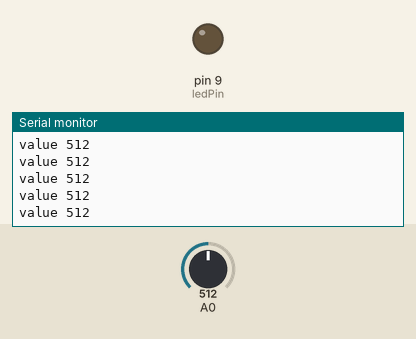
Recording of a sketch running on a simulated Arduino Uno, built with avr-gcc and run on an emulated ATmega328P. Parts: output pins drawn as LEDs (lit = HIGH), the last lines printed to the serial monitor. Inputs (shaded band) come from the test bench; at power-on: A0 = 512.

Above: at 1.2 s.
1.3 s: A0 set to 11
At 2.2 s:
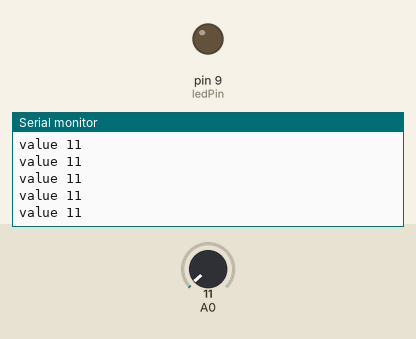
2.8 s: A0 set to 8
At 3.9 s:
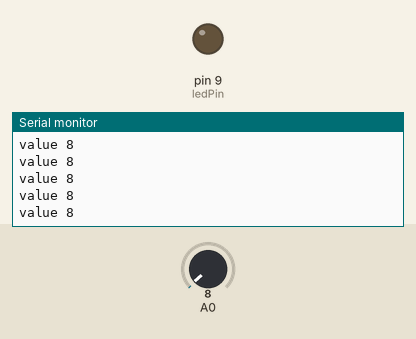
Timing chart, 0 to 5.8 s (numbered marks = the images above; inputs shaded):
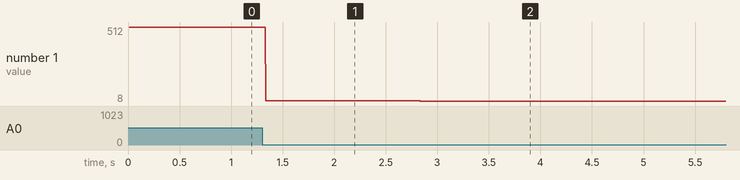

Measured:
- after the input at 1.3 s, the serial monitor: prints a new line at once (image 1)
- after the input at 2.8 s, the serial monitor: prints a new line at once (image 2)
- plotted number 1: 512 → 11 after the input at 1.3 s, 11 → 8 after the input at 2.8 s

The sketch:

Max_-_Arduino.ino
```cpp
int pos = 0;    // variable to store the servo position

const int ledPin = 9;      // the pin that the LED is attached to

uint16_t val;    // variable to read the value from the analog pin

uint16_t data = 0;
int idIn;
int startIn;
int start = '<';


void setup() {
  // initialize the serial communication:
  Serial.begin(19200);
  // initialize the ledPin as an output:
  pinMode(ledPin, OUTPUT);
  delay(10);
}

void loop() {

  // check if data has been sent from the computer:
  while (Serial.available() > 2) {
    startIn = Serial.read();
    if (startIn == start) {

      idIn = Serial.read();
      data = Serial.read();

      if (idIn == ledPin) {
        // set the brightness of pin 9:
        analogWrite(ledPin, data);
        Serial.println(data);

      }
    }
  }

  // read the input on analog pin 0:
  int sensorValue = analogRead(A0);
  // print out the value you read:
  Serial.print("value ");
  Serial.println(sensorValue);

  delay(1);        // delay in between reads for stability
}
```
